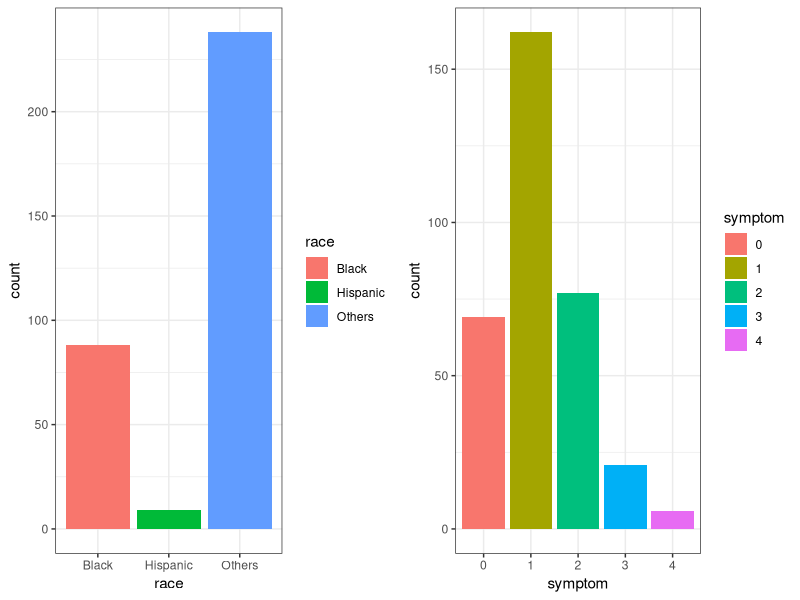
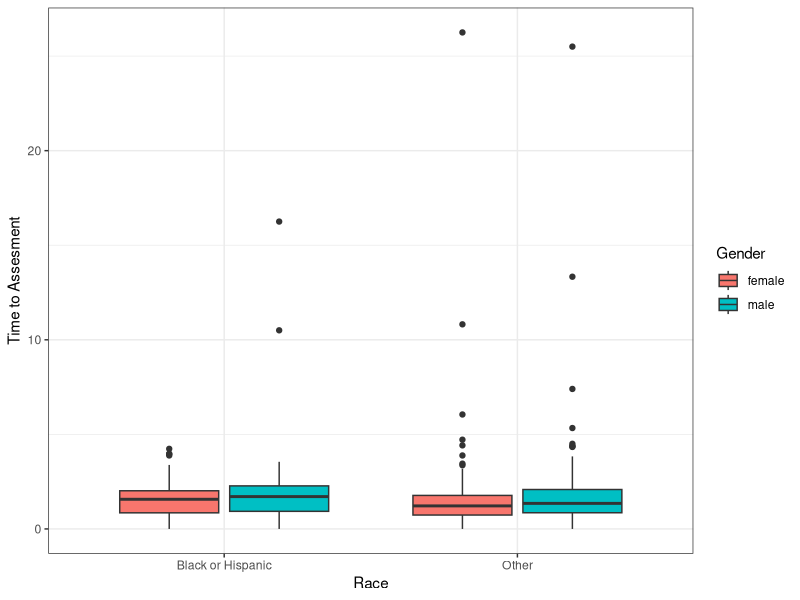
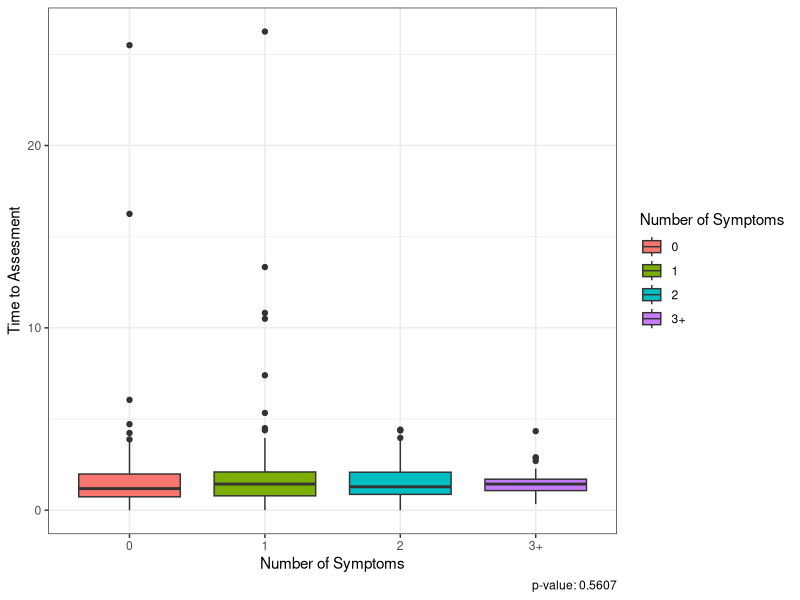
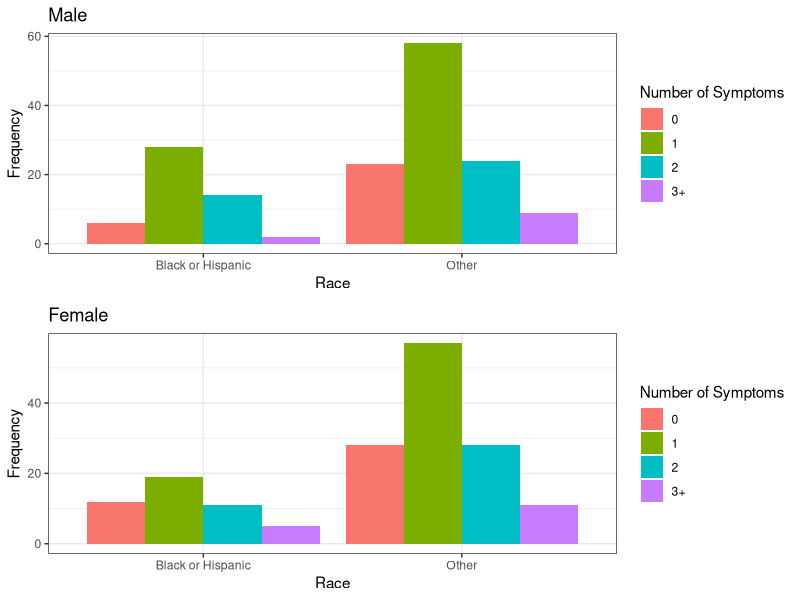
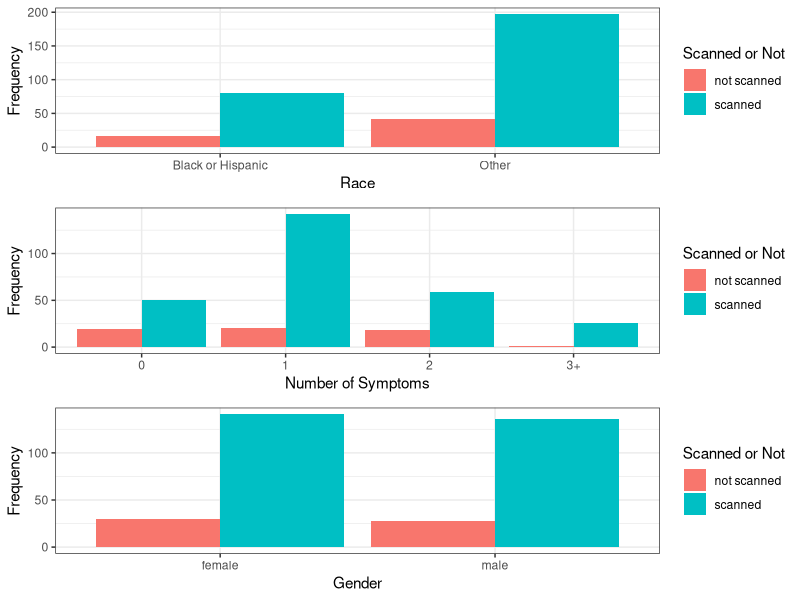
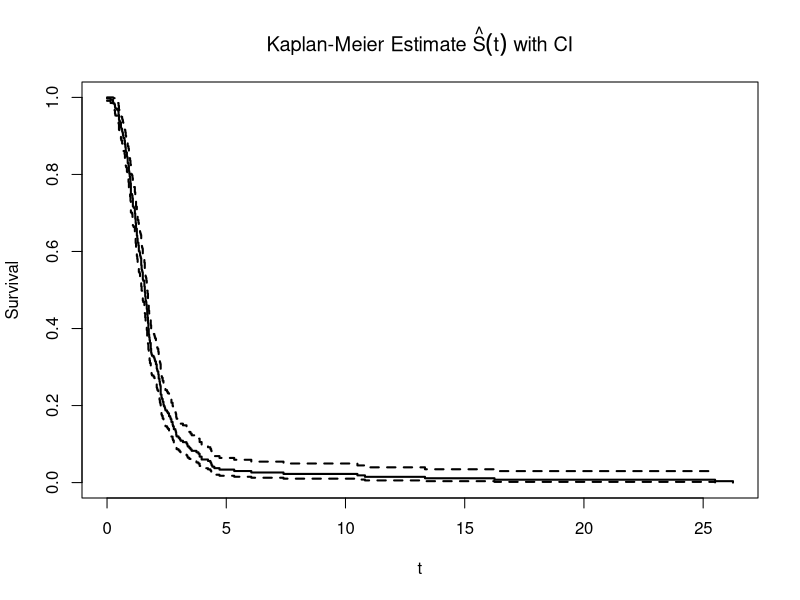
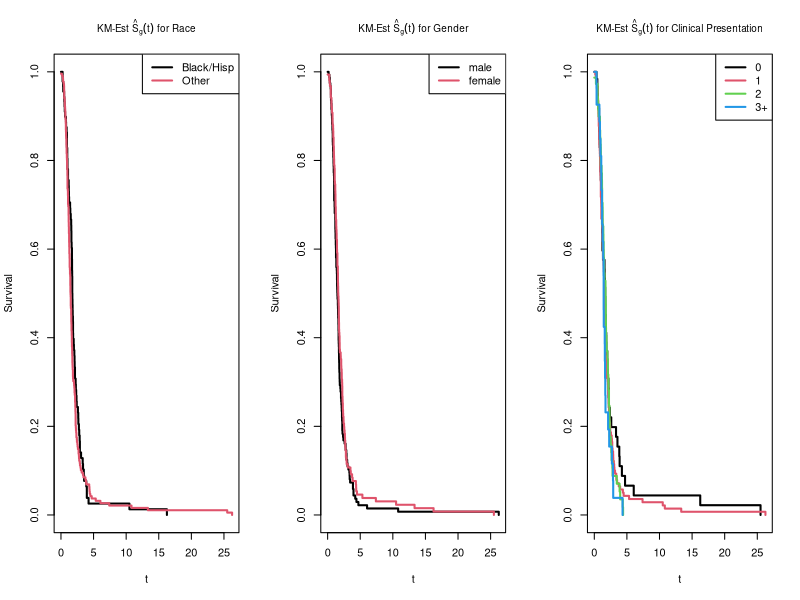

These figures' R source, in order:
## ---- chunk 1
knitr::opts_chunk$set(echo = FALSE, warning = FALSE)
library(ggplot2)
library(survival)
library(gridExtra)

dat <- read.table("kellydat.txt", header=T)

## ---- chunk 2
pdat = dat[,1:2]
pdat$race = "Others"
pdat$race[dat$black==1]="Black"
pdat$race[dat$hisp==1]="Hispanic"
pdat$gender = "male"
pdat$gender[dat$male==0]="female"
pdat$symptom = "0"
pdat$symptom[dat$sn1==1]="1"
pdat$symptom[dat$sn2==1]="2"
pdat$symptom[dat$sn3==1]="3"
pdat$symptom[dat$all4==1]="4"

p1<- ggplot(data = pdat, aes(x=race, fill=race)) + geom_bar() + theme_bw()
p2<- ggplot(data = pdat, aes(x=symptom, fill=symptom)) + geom_bar() + theme_bw()
grid.arrange(p1, p2, ncol=2)
## ---- chunk 3
missing_d <- (which(is.na(dat)))
#dat[missing_d,] # no NA's

dat$race = "Other"
dat$race[dat$black==1|dat$hisp==1 ]="Black or Hispanic"
dat$gender = "male"
dat$gender[dat$male==0]="female"
dat$symptom = "0"
dat$symptom[dat$sn1==1]="1"
dat$symptom[dat$sn2==1]="2"
dat$symptom[dat$sn3==1|dat$all4==1]="3+"
dat$scan="not scanned"
dat$scan[dat$fail==1]="scanned"
## ---- chunk 4

g1 <- ggplot(data = dat, aes(x=race,y=nctdel)) + geom_boxplot(aes(fill=gender)) + labs(y = "Time to Assesment", x = "Race", fill = "Gender")+theme_bw()

g2 <- ggplot(data = dat, aes(x=symptom, y=nctdel)) +geom_boxplot(aes(fill=symptom)) + labs(y = "Time to Assesment", x = "Number of Symptoms", fill="Number of Symptoms") + theme(legend.position = "None")+theme_bw()

g3 <- ggplot(data = dat, aes(x=race, y=symptom)) + geom_boxplot(aes(fill=gender))+theme_bw()

g3m <- ggplot(data = dat[dat$gender=="male",], aes(x=race)) + geom_bar(aes(fill=symptom),position = "dodge") + labs(title="Male", fill="Number of Symptoms", y = "Frequency", x = "Race")+theme_bw()

g3f <- ggplot(data = dat[dat$gender=="female",], aes(x=race)) + geom_bar(aes(fill=symptom),position = "dodge") + labs(title="Female", fill="Number of Symptoms", y = "Frequency", x = "Race")+theme_bw()

g1
## ---- chunk 5
p2 <- summary(aov(data=dat, nctdel ~ symptom))[[1]][["Pr(>F)"]][1]
g2 + labs(caption = paste("p-value:", round(p2,4)))
## ---- chunk 6
grid.arrange(g3m, g3f, nrow=2)
## ---- chunk 7
p3<-ggplot(data = dat, aes(x=race))+geom_bar(aes(fill=scan), position="dodge")+theme_bw()+labs(x="Race",y="Frequency",fill="Scanned or Not")
p4<-ggplot(data = dat, aes(x=symptom)) +geom_bar(aes(fill=scan), position="dodge") +theme_bw()+labs(x="Number of Symptoms", y="Frequency", fill="Scanned or Not")
p5<-ggplot(data = dat, aes(x=gender))+geom_bar(aes(fill=scan),position="dodge")+theme_bw()+labs(x="Gender", y="Frequency", fill="Scanned or Not")
grid.arrange(p3, p4,p5, nrow=3)
## ---- chunk 8
dat.KM <- survfit(Surv(nctdel, fail) ~ 1, data = dat) #estimated survival curve 

plot(dat.KM, main=expression(paste("Kaplan-Meier Estimate ", hat(S)(t), " with CI")),
     xlab="t", ylab="Survival", lwd=2)
## ---- chunk 9

par(mfrow=c(1,3))
dat.KM.race <- survfit(Surv(nctdel, fail) ~ race, type="kaplan-meier", conf.type="log", data=dat)

plot(dat.KM.race, main=expression(paste("KM-Est ", hat(S)[g](t), " for Race")),
     xlab="t", ylab="Survival", lwd=2, col=1:3, cex.main=0.9)
legend(x="topright", col=1:2, lwd=2, legend=c("Black/Hisp", "Other"))


dat.KM.gender <- survfit(Surv(nctdel, fail) ~ male, type="kaplan-meier", conf.type="log", data=dat)

plot(dat.KM.gender, main=expression(paste("KM-Est ", hat(S)[g](t), " for Gender")),
     xlab="t", ylab="Survival", lwd=2, col=1:2, cex.main=0.9)
legend(x="topright", col=1:2, lwd=2, legend=c("male", "female"))


dat.KM.symptom <- survfit(Surv(nctdel, fail) ~ symptom, type="kaplan-meier", conf.type="log", data=dat)

plot(dat.KM.symptom, main=expression(paste("KM-Est ", hat(S)[g](t), " for Clinical Presentation")),
     xlab="t", ylab="Survival", lwd=2, col=1:4, cex.main=0.9)
legend(x="topright", col=1:4, lwd=2, legend=c("0", "1", "2", "3+"))
